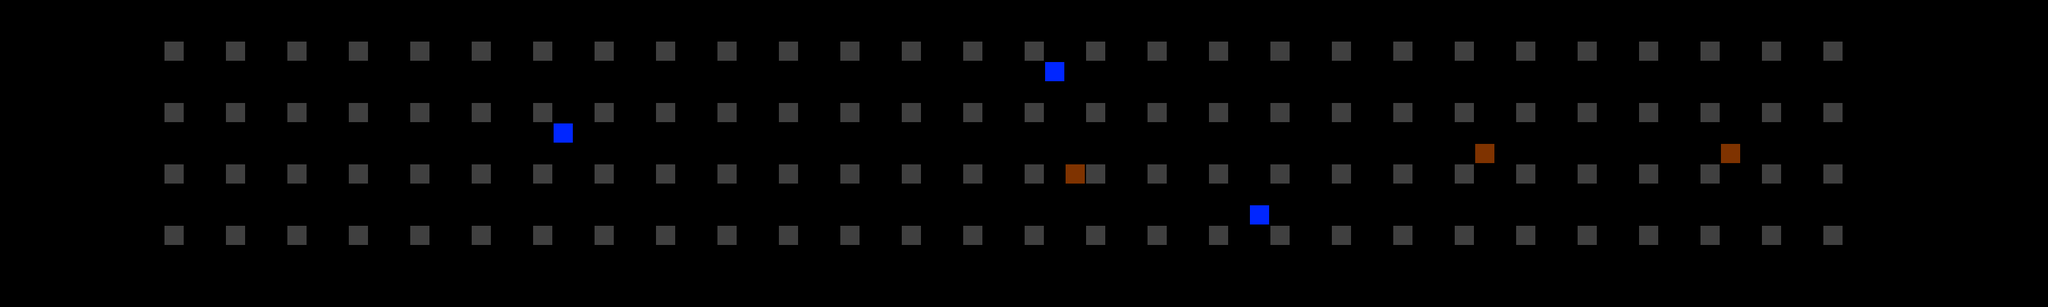

This game map was drawn from its Tiled (.tmx) file and the tilesets committed beside it. A one-line description and the trimmed map source follow:
An orthogonal 100x15 tile map with 32x32 px tiles, 1 tile layer (Tile Layer 1).

<map version="1.0" orientation="orthogonal" renderorder="right-down" width="100" height="15" tilewidth="32" tileheight="32" nextobjectid="1">
 <tileset firstgid="1" name="Spritesheet" tilewidth="32" tileheight="32" tilecount="100">
  <image source="../res/spritesheet.png" trans="ff00e1" width="320" height="320" />
 </tileset>
 <layer name="Tile Layer 1" width="100" height="15">
  <data>[1500 cells, 139 non-empty, 8 distinct tile ids]</data>
 </layer>
</map>